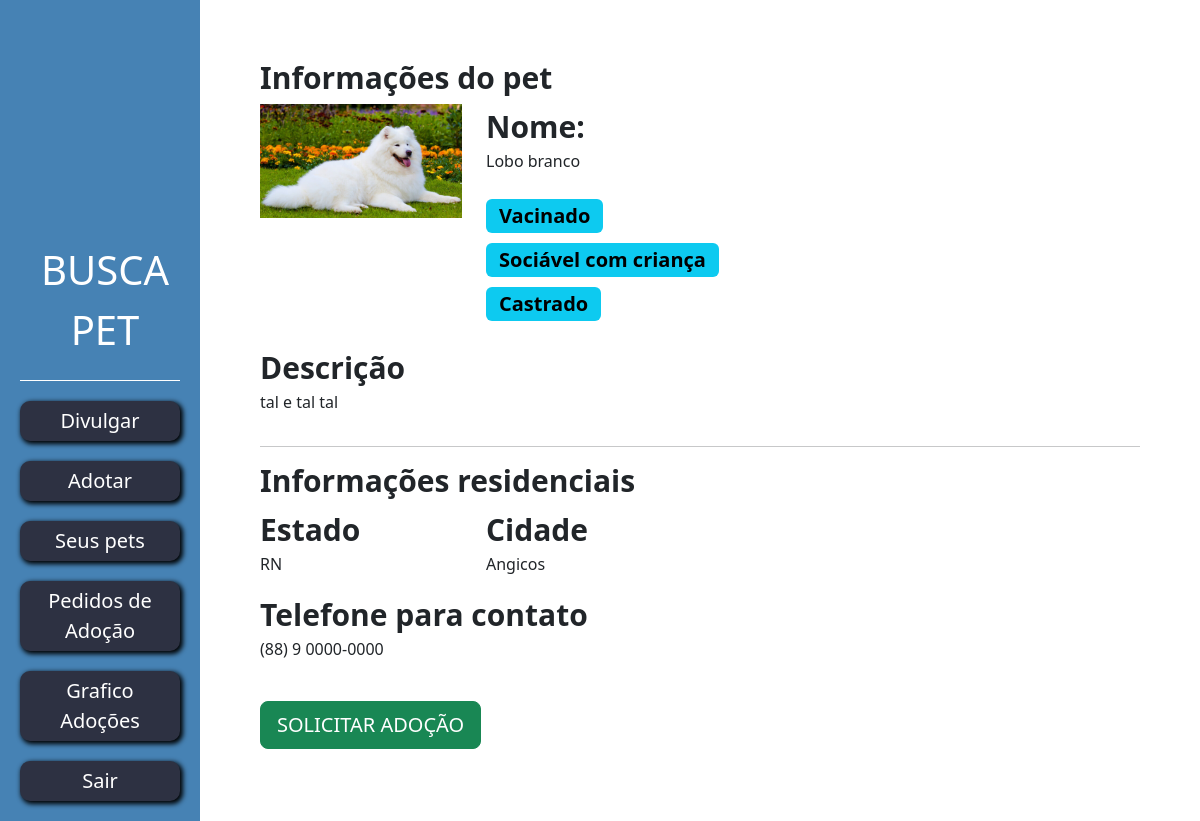
/divulgar/ver_pet/13 (signed in), run on the app's committed database.
### divulgar/models.py (models this page shows, shortened)
class Pet(models.Model):
    choices_status = (('P', 'Para adoção'), ('A', 'Adotado'), ('E', 'Em adoção'))
    usuario = models.ForeignKey(User, on_delete=models.DO_NOTHING)
    foto = models.ImageField(upload_to="fotos_pets")
    nome = models.CharField(max_length=100)
    descricao = models.TextField()
    estado = models.CharField(max_length=50)
    cidade = models.CharField(max_length=50)
    telefone = models.CharField(max_length=16)
    tags = models.ManyToManyField(Tag)
    raca = models.ForeignKey(Raca, on_delete=models.DO_NOTHING)
    status = models.CharField(max_length=1, choices=choices_status, default='P')

class Tag(models.Model):
    tag = models.CharField(max_length=100)
    def __str__(self):
        return self.tag

### divulgar/views.py (the view)
# urls.py: path('ver_pet/<int:id>', views.ver_pet, name="ver_pet"),
@login_required
def ver_pet(request, id):
    if request.method == "GET":
        pet = Pet.objects.get(id=id)
        return render(request, 'ver_pet.html', {'pet': pet})

### divulgar/templates/ver_pet.html (shortened to what this page needs)
{% load static %}
<!doctype html>
<html lang="pt-BR">
    <head>
    <link href="https://cdn.jsdelivr.net/npm/bootstrap@5.3.0-alpha1/dist/css/bootstrap.min.css" rel="stylesheet">
    <link href="{% static 'usuarios/css/cadastro.css' %}" rel="stylesheet">
    <link href="{% static 'divulgar/css/novo_pet.css' %}" rel="stylesheet">
    <link href="{% static 'divulgar/css/seus_pet.css' %}" rel="stylesheet">
    <link href="{% static 'adotar/css/listar_pets.css' %}" rel="stylesheet">
    </head>
    <body>
        <div class="container-fluid vh-100">
            <div class="row h-100">
                <div class="col-lg-2 col-md-4 col-sm-4 col-6 bg-side-plataforma sidebar d-flex flex-column">
                    <div class='header' style="display: flex; flex-direction: column; align-items: center;">
                        <lottie-player src="https://lottie.host/37ac0c6f-c033-48d4-8560-f8fc7dbd4d67/8jK52lH0Uc.json"
                            background="transparent"  speed="1" style="width: 200px; height: 200px;" loop autoplay>
                        </lottie-player>
                        <span class="font-logo">BUSCA PET</span>
                    </div>
                    <button class="btn-custom-primary" onclick="location.href='{% url 'novo_pet' %}'">Divulgar</button>
                    <button class="btn-custom-primary" onclick="location.href='{% url 'listar_pets' %}'">Adotar</button>
                    <button class="btn-custom-primary" onclick="location.href='{% url 'seus_pets' %}'">Seus pets</button>
                    <button class="btn-custom-primary" onclick="location.href='{% url 'ver_pedido_adocao' %}'">Pedidos de Adoção</button>
                    <button class="btn-custom-primary" onclick="location.href='{% url 'dashboard' %}'">Grafico Adoções</button>
                    <button class="btn-custom-primary" onclick="location.href='{% url 'sair' %}'">Sair</button>
                </div>
                <div style="padding:60px" class="col-md">
                    <h3 class="span-bold">Informações do pet</h3>
                    <div class="row">
                        <div class="col-md-3">
                            <img width="100%" src="{{pet.foto.url}}">
                        </div>
                        <div class="col-md-9">
                            <span class="span-bold">Nome:</span>
                            <p>{{pet.nome}}</p>
                            <div style="width:40%">
                                {% for tag in pet.tags.all %}
                                    <span class="badge text-bg-info badge-lg">{{tag}}</span>
                                {% endfor %}
                            </div>
                        </div>
                    </div>
                    <br>
                    <div class="row">
                        <div class="col-md-5">
                            <span class="span-bold">Descrição</span>
                            <p>{{pet.descricao}}</p>
                        </div>
                        <div class="col-md-7">
                        </div>
                    </div>
                    <hr>
                    <div class="row">
                        <h3 class="span-bold">Informações residenciais</h3>
                        <div class="col-md">
                            <div class="row">
                                <div class="col-md">
                                    <span class="span-bold">Estado</span>
                                    <p>{{pet.estado}}</p>
                                </div>
                                <div class="col-md">
                                    <span class="span-bold">Cidade</span>
                                    <p>{{pet.cidade}}</p>
                                </div>
                            </div>
                            <span class="span-bold">Telefone para contato</span>
                            <p>{{pet.telefone}}</p>
                            <br>
                            <a href="{% url 'pedido_adocao' pet.id %}" class="btn btn-success btn-lg">SOLICITAR ADOÇÃO</a>
                        </div>
                        <div class="col-md">
                        </div>
                    </div>
                </div>
            </div>
        </div>
    </body>
</html>

### templates/static/usuarios/css/cadastro.css (style rules this page uses)
.header { border-bottom: 1px solid white; padding: 20px; }
.font-logo { margin-left: 10px; font-size: 40px; }
.btn-custom-primary { background-color: #2D3142; border: none; box-shadow: 2px 2px 5px 1px black; color: white; font-size: 20px; padding: 5px 20px 5px 20px; border-radius: 10px; margin-top: 20px; }

### templates/static/divulgar/css/novo_pet.css (style rules this page uses)
.sidebar { text-align: center; padding: 20px; }

### templates/static/adotar/css/listar_pets.css (style rules this page uses)
.span-bold { font-weight: bold; font-size: 30px; }
.badge-lg { font-size: 20px; margin-top: 10px; }
.bg-side-plataforma { background-color: #4682B4; color: white; }

### data on the page
Pet: foto (picture), nome "Lobo branco", descricao "tal e tal tal", estado "RN", cidade "Angicos", telefone "(88) 9 0000-0000"
Tag: tag "Vacinado"
Tag: tag "Sociável com criança"
Tag: tag "Castrado"
